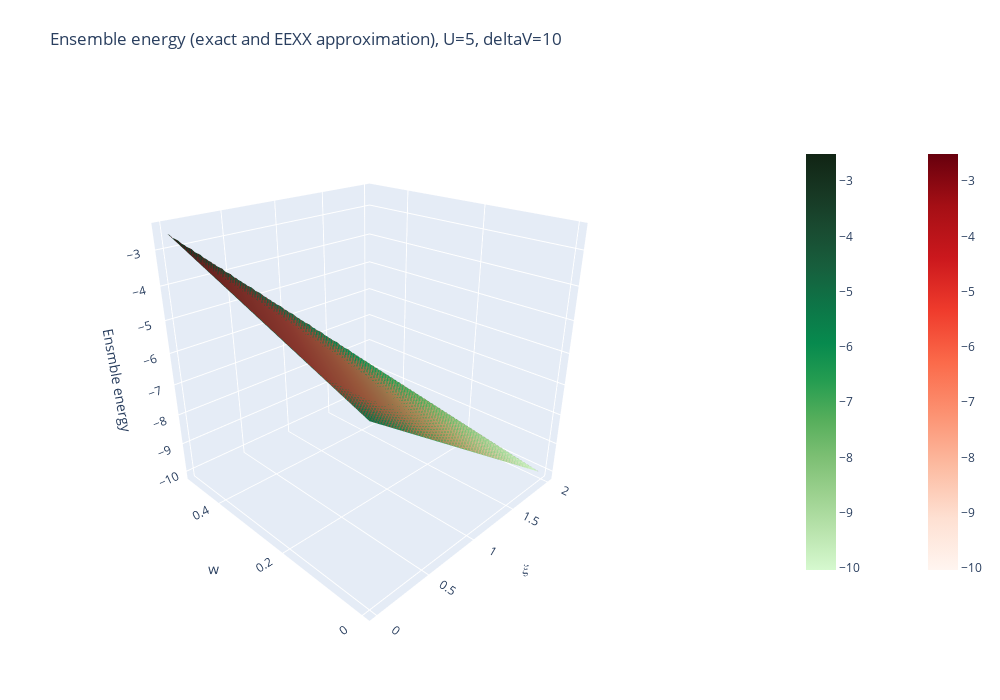

Notebook cell for this chart:
### Code cell
fig = go.Figure(data=[go.Surface(z=E_ens_exact.values, x=xim_list, y=w_list)])


fig = go.Figure(data=[
    go.Surface(z=E_ens_exact.values.T, x=xim_list, y=w_list,
               name="E_ens (EXACT)",
               colorscale="algae",colorbar=dict(len=0.8, x=1.2)),
    go.Surface(z=E_ens_eexx.values.T, x=xim_list, y=w_list,
               name="E_ens (EEXX)",
               opacity=0.6,
               colorscale="reds",
               colorbar=dict(len=0.8, x=1.4)),
])


fig.update_layout(title='Ensemble energy (exact and EEXX approximation), '+'U='+str(bigu)+', deltaV='+str(deltav),
                  scene = dict(
                    xaxis_title="𝜉",
                    yaxis_title="w",
                    zaxis_title='Ensmble energy'),
                  autosize=False,
                  width=1000, height=700,
                  margin=dict(l=65, r=50, b=65, t=90),
                 scene_camera = dict(
                        eye=dict(x=-1.5, y=-1.5, z=1)))
fig.show()
